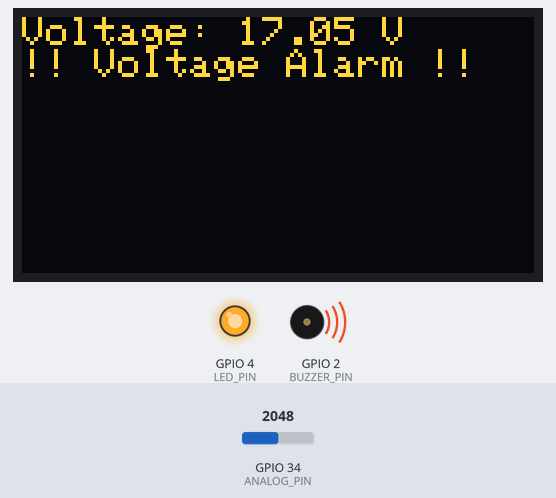
A sketch run on a simulated ESP32. On the bench: 128×64 one-colour display, output pins drawn as LEDs (lit = HIGH), buzzer (waves = sounding, pin HIGH). Inputs (shaded band) come from the test bench; at power-on: GPIO 34 (ANALOG_PIN) = 2048. The OLED is the two-colour kind (top 16 rows yellow); what the sketch prints to the serial monitor is not drawn.

Above: at 2.56 s.
2.8 s: GPIO 34 (ANALOG_PIN) set to 2866
At 3.09 s:
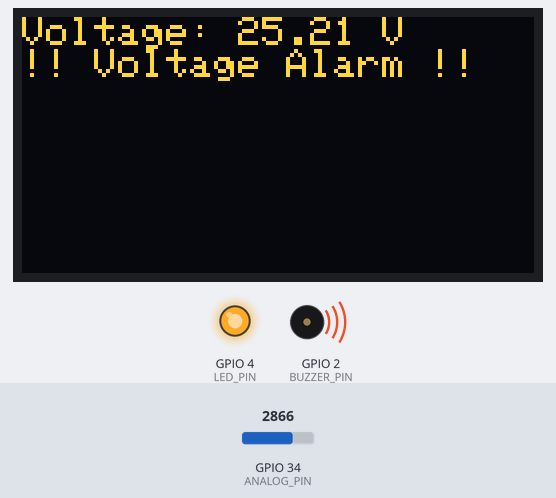
4.4 s: GPIO 34 (ANALOG_PIN) set to 3603
At 4.7 s:
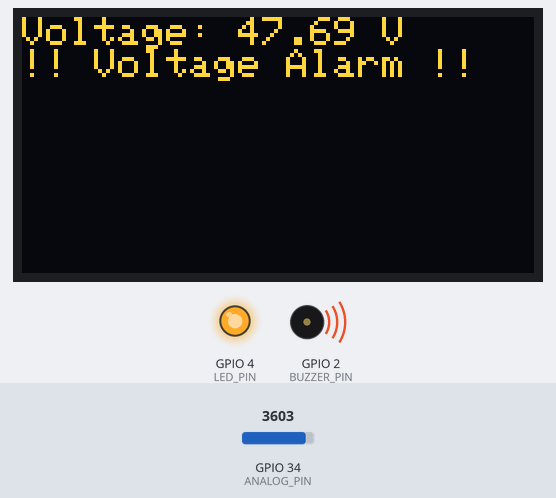
6.0 s: GPIO 34 (ANALOG_PIN) set to 4064
At 6.31 s:
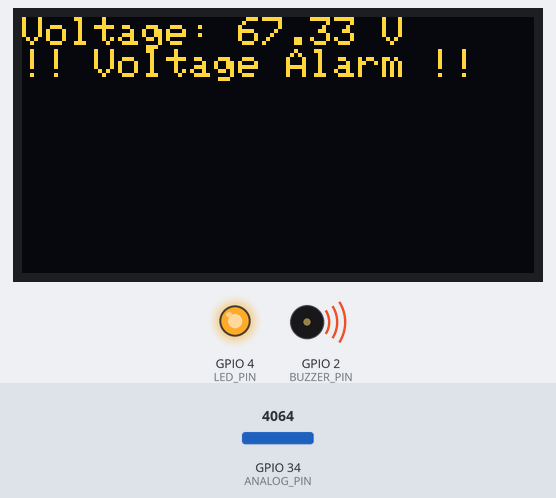
7.6 s: GPIO 34 (ANALOG_PIN) set to 4091
At 9.26 s:
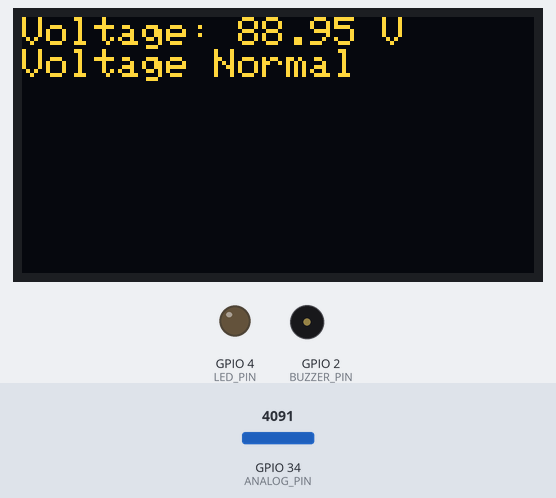
Timing chart, 0 to 10.8 s (numbered marks = the images above; inputs shaded):
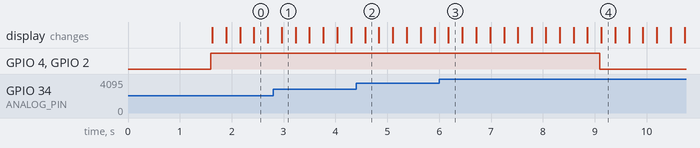

The sketch:

volt_monitor.ino
```cpp
// ESP32 Voltage Monitor with OLED + Wi-Fi Web Server using AJAX (8 clients)

#include <WiFi.h>
#include <Wire.h>
#include <Adafruit_GFX.h>
#include <Adafruit_SSD1306.h>
#include <WebServer.h>

// OLED settings
#define SCREEN_WIDTH 128
#define SCREEN_HEIGHT 64
#define OLED_RESET -1
Adafruit_SSD1306 display(SCREEN_WIDTH, SCREEN_HEIGHT, &Wire, OLED_RESET);

// Pin Definitions
#define ANALOG_PIN 34
#define BUZZER_PIN 2
#define LED_PIN 4

// Voltage Divider Resistors (in ohms)
float R1 = 295000.0;
float R2 = 10000.0;

// ESP32 ADC Reference and correction
float ref_voltage = 3.30;
float correction_factor = 0.985;

// Voltage limits
float over_voltage_limit = 101.0;
float under_voltage_limit = 88.0;

// Averaging and smoothing
int NUM_SAMPLES = 20;
float adc_voltage = 0.0;
float in_voltage = 0.0;
float smooth_voltage = 0.0;
float alpha = 0.1;

// Wi-Fi credentials
const char* ssid = "ESP32_Voltage";
const char* password = "12345678";

WebServer server(80);

void handleRoot() {
  server.send(200, "text/html", R"rawliteral(
    <!DOCTYPE html><html><head>
    <meta name="viewport" content="width=device-width, initial-scale=1">
    <style>
      body { font-family: Arial; text-align: center; }
      .voltage { font-size: 2em; color: #333; margin-top: 20px; }
      .status { font-size: 1.5em; color: green; }
      .alert { color: red; }
    </style>
    </head><body>
    <h2>ESP32 Voltage Monitor</h2>
    <div class="voltage" id="voltage">-- V</div>
    <div class="status" id="status">Loading...</div>
    <script>
      setInterval(() => {
        fetch("/voltage").then(r => r.json()).then(data => {
          document.getElementById("voltage").innerHTML = data.v + " V";
          const status = document.getElementById("status");
          if (data.alert) {
            status.className = 'status alert';
            status.innerHTML = "!! Voltage Alarm !!";
          } else {
            status.className = 'status';
            status.innerHTML = "Voltage Normal";
          }
        });
      }, 1000);
    </script>
    </body></html>
  )rawliteral");
}

void handleVoltage() {
  char json[100];
  snprintf(json, sizeof(json), "{\"v\":%.2f,\"alert\":%s}", smooth_voltage, (smooth_voltage > over_voltage_limit || smooth_voltage < under_voltage_limit) ? "true" : "false");
  server.send(200, "application/json", json);
}

void setup() {
  Serial.begin(115200);
  pinMode(BUZZER_PIN, OUTPUT);
  pinMode(LED_PIN, OUTPUT);
  digitalWrite(BUZZER_PIN, LOW);
  digitalWrite(LED_PIN, LOW);

  Wire.begin(21, 22); // SDA, SCL
  if (!display.begin(SSD1306_SWITCHCAPVCC, 0x3C)) {
    Serial.println("OLED init failed");
    while (true);
  }
  display.clearDisplay();
  display.setTextSize(1);
  display.setTextColor(WHITE);
  display.setCursor(0, 0);
  display.println("Voltage Monitor");
  display.display();
  delay(1500);

  WiFi.softAP(ssid, password, 1, 0, 8); // Up to 8 clients
  Serial.println("Wi-Fi Access Point started");
  Serial.println(WiFi.softAPIP());

  server.on("/", handleRoot);
  server.on("/voltage", handleVoltage);
  server.begin();
}

void loop() {
  long total_adc = 0;
  for (int i = 0; i < NUM_SAMPLES; i++) {
    total_adc += analogRead(ANALOG_PIN);
    delay(2);
  }
  float avg_adc = total_adc / (float)NUM_SAMPLES;
  adc_voltage = (avg_adc * ref_voltage) / 4095.0;
  in_voltage = adc_voltage * ((R1 + R2) / R2);
  in_voltage *= correction_factor;
  smooth_voltage = (alpha * in_voltage) + ((1 - alpha) * smooth_voltage);

  display.clearDisplay();
  display.setCursor(0, 0);
  display.print("Voltage: ");
  display.print(smooth_voltage, 2);
  display.println(" V");

  if (smooth_voltage > over_voltage_limit || smooth_voltage < under_voltage_limit) {
    display.println("!! Voltage Alarm !!");
    digitalWrite(BUZZER_PIN, HIGH);
    digitalWrite(LED_PIN, HIGH);
  } else {
    display.println("Voltage Normal");
    digitalWrite(BUZZER_PIN, LOW);
    digitalWrite(LED_PIN, LOW);
  }
  display.display();

  server.handleClient();
  delay(200);
}
```

Measured:
- the behaviour switches between 4090 and 4091 on GPIO 34 (ANALOG_PIN) (found by bisection; images 3 and 4)
